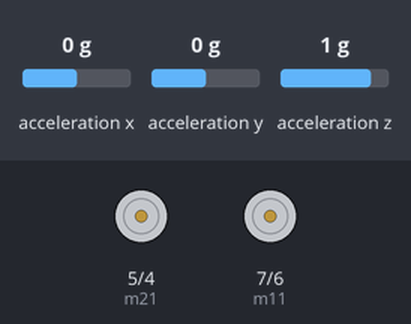
Simulated run of this sketch. Board: Arduino Uno, built with avr-gcc and run on an emulated ATmega328P. Parts: motor-driver pin pairs drawn as motors (green arrow = first pin HIGH = forward, orange = second pin HIGH = backward, longer = more drive). The inputs (shaded band) are chosen by the test bench; at power-on: acceleration x 0 g, acceleration y 0 g, acceleration z 1 g.

Above: at 1.2 s.
1.3 s: acceleration x set to -0.4 g
2.8 s: acceleration x set to -0.7 g
At 3.4 s:
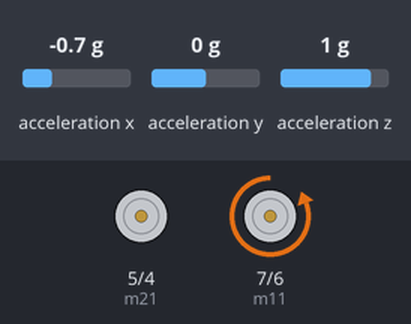
5.8 s: acceleration x set to 0.8 g
8.8 s: acceleration x set to -1.4 g
11.8 s: acceleration x set to 0 g
At 12.7 s:
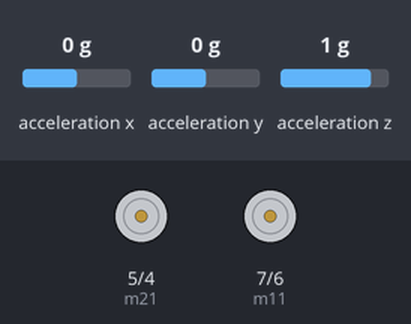
13.3 s: acceleration y set to -0.4 g
14.8 s: acceleration y set to -0.7 g
At 15.5 s:
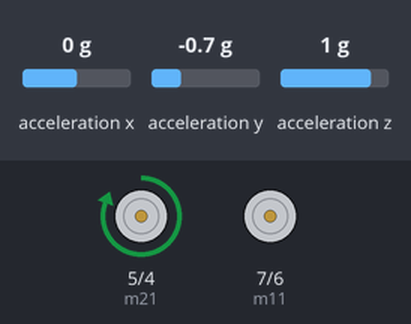
Timing chart, 0 to 17.3 s (numbered marks = the images above; inputs shaded):
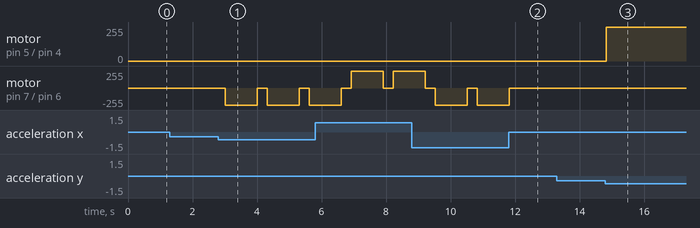

The sketch:

project_b_1.ino
```cpp
/*

  m11       m12          o/p
   0         0           off
   0         1           on   (anti-clock)
   1         0           on   (clock)
   1         1           off

*/

#include <Wire.h>
#include <Adafruit_Sensor.h>
#include <Adafruit_ADXL345_U.h>

Adafruit_ADXL345_Unified accel = Adafruit_ADXL345_Unified(12345);


int m11 = 7;
int m12 = 6;

int m21 = 5;
int m22 = 4;


void setup() {
  // put your setup code here, to run once:

  pinMode(m11, OUTPUT);
  pinMode(m12, OUTPUT);
  pinMode(m21, OUTPUT);
  pinMode(m22, OUTPUT);

  digitalWrite(m11, 0);
  digitalWrite(m12, 0);
  digitalWrite(m21, 0);
  digitalWrite(m22, 0);

  if(!accel.begin())
  {
    Serial.println("Ooops, no ADXL345 detected ... Check your wiring!");
    while(1);
  }
  accel.setRange(ADXL345_RANGE_16_G);

}

void loop() {
  // put your main code here, to run repeatedly:

  sensors_event_t event;
  accel.getEvent(&event);

  float x1 = event.acceleration.x + 20;
  float y1 = event.acceleration.y + 20;
  float z1 = event.acceleration.z + 20;

  if (x1 < 15.0) {
    Serial.println("Moving Up");

    digitalWrite(m11, 0);
    digitalWrite(m12, 1);
    delay(1000);
    digitalWrite(m11, 0);
    digitalWrite(m12, 0);
  }

  else if (x1 > 25.0) {
    Serial.println("Moving down");

    digitalWrite(m11, 1);
    digitalWrite(m12, 0);
    delay(1000);
    digitalWrite(m11, 0);
    digitalWrite(m12, 0);
  }

  else if (y1 < 15.0) {
    Serial.println("Picking");

    digitalWrite(m21, 1);
    digitalWrite(m22, 0);
    delay(1000);
    digitalWrite(m11, 0);
    digitalWrite(m12, 0);

  }

  else if (y1 > 25.0) {
    Serial.println("Release");

    digitalWrite(m21, 0);
    digitalWrite(m22, 1);
    delay(1000);
    digitalWrite(m11, 0);
    digitalWrite(m12, 0);

  }
  else {
    digitalWrite(m11, 0);
    digitalWrite(m12, 0);
    digitalWrite(m21, 0);
    digitalWrite(m22, 0);
  }
  delay(300);
}
```

Measured:
- the behaviour switches between -0.5 and -0.6 g on acceleration x (found by bisection; images 0 and 1)
- the behaviour switches between -0.5 and -0.6 g on acceleration y (found by bisection; images 2 and 3)
- after the input at 1.3 s, every drawn part: stays the same
- after the input at 2.8 s, motor on pin 7 (m11) / pin 6 (m12): alternates backward 255/255 for 1.0 s and stopped for 0.30 s, starting after 0.21 s
- after the input at 11.8 s, motor on pin 7 (m11) / pin 6 (m12): goes on until 11.8 s, then stays stopped
- after the input at 13.3 s, every drawn part: stays the same
- after the input at 14.8 s, motor on pin 5 (m21) / pin 4 (m22): stopped → forward 255/255 at once
